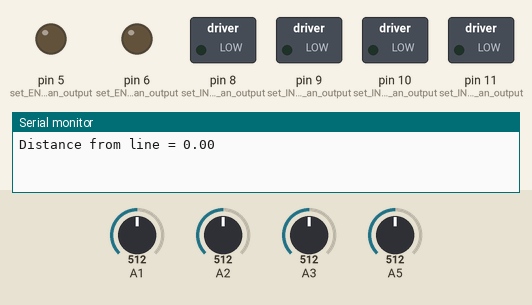
A sketch run on a simulated Arduino Uno, built with avr-gcc and run on an emulated ATmega328P. Parts: switched loads named in the sketch (green lamp = pin HIGH), output pins drawn as LEDs (lit = HIGH), the last lines printed to the serial monitor. The test bench sets the inputs (shaded band); at power-on: A1 = 512, A2 = 512, A3 = 512, A5 = 512.

Above: at 0.01 s.
At 1.2 s:
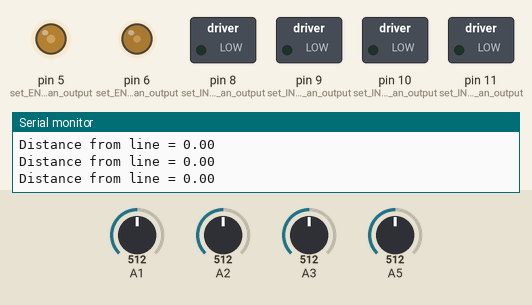
1.3 s: A1 set to 529
Timing chart, 0 to 4.3 s (numbered marks = the images above; inputs shaded):
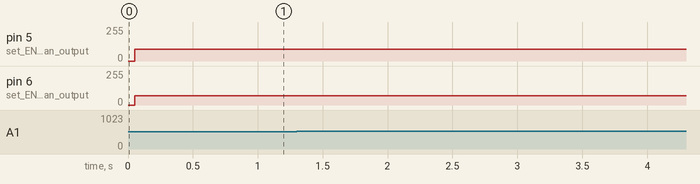

The sketch:

lineCalibrate.ino
```cpp
//Distances from the centroid of the robot to the centre of each sensor in mm
float x1 = -22.5;
float x2 = -7.5;
float x3 = 7.5;
float x4 = 22.5;

//Variables to store each data point in
float w1;
float w2;
float w3;
float w4;

//Variables for storing the numerator and denominator of Equation 1
float den = 0;
float num = 0;

void setup() {
  pinMode(A1, INPUT);
  pinMode(A2, INPUT);
  pinMode(A3, INPUT);
  pinMode(A5, INPUT);
  pinMode(5,OUTPUT); //set ENA as an output
  pinMode(6,OUTPUT); //set ENB as an output
  pinMode(8,OUTPUT); //set IN1 as an output
  pinMode(9,OUTPUT); //set IN2 as an output
  pinMode(10,OUTPUT); //set IN3 as an output
  pinMode(11,OUTPUT); //set IN4 as an output

  Serial.begin(115200);
}

void loop() {
  w1 = analogRead(A1);
  w2 = analogRead(A2);
  w3 = analogRead(A3);
  w4 = analogRead(A5);

  num = (w1 * x1) + (w2 * x2) + (w3 * x3) + (w4 * x4);
  den = w1 + w2 + w3 + w4;

  float lineDist = num/den;

  Serial.print("Distance from line = ");
  Serial.println(lineDist);
  delay(50);  //  50ms delay
  leftForwards;
  rightForwards;
  if(lineDist > -15){
    analogWrite(5, 90);
    analogWrite(6, 70);
  }
  else if(lineDist > 10){
    analogWrite(5, 70);
    analogWrite(6, 90);
  }
  else{
    analogWrite(5, 80);
    analogWrite(6, 80);
  }
}

void leftForwards(void) //This function sets IN1 = LOW and IN2 = HIGH in order to set the direction to forwards for motor 1
{
  digitalWrite(8,HIGH); //IN1
  digitalWrite(9,LOW); //IN2
}

void leftBackwards(void) //This function sets IN1 = HIGH and IN2 = LOW in order to set the direction to backwards for motor 1
{
  digitalWrite(8,LOW); //IN1
  digitalWrite(9,HIGH); //IN2
}

void rightForwards(void)  //This function sets IN3 = LOW and IN4 = HIGH in order to set the direction to forwards for motor 2
{
  digitalWrite(10,HIGH); //IN3
  digitalWrite(11,LOW); //IN4
}
void rightBackwards(void) //This function sets IN3 = HIGH and IN4 = LOW in order to set the direction to forwards for motor 2
{
  digitalWrite(10,LOW); //IN3
  digitalWrite(11,HIGH); //IN4
}
```
